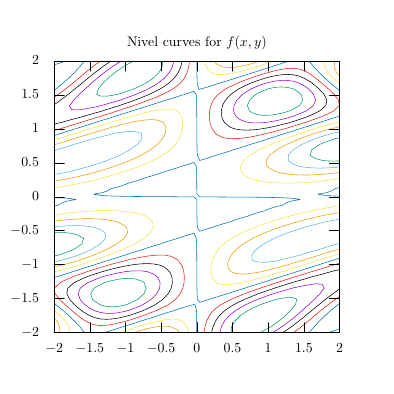

The gnuplot source for this figure:
#This is a graph of three dimentional graph
reset
set term tikz standalone size 10cm, 10cm 
set output 'ejemplo11.tex'

set xrange[-2:2] 
set yrange[-2:2]
set isosamples 50
set view map
unset surface
set hidden3d
set contour base
set cntrparam levels 10
set title 'Nivel curves for $f(x,y)$'
splot exp(-0.0001*x)*sin(x*y)*cos(x-3*y) notitle

unset output
system("pdflatex ejemplo11")
